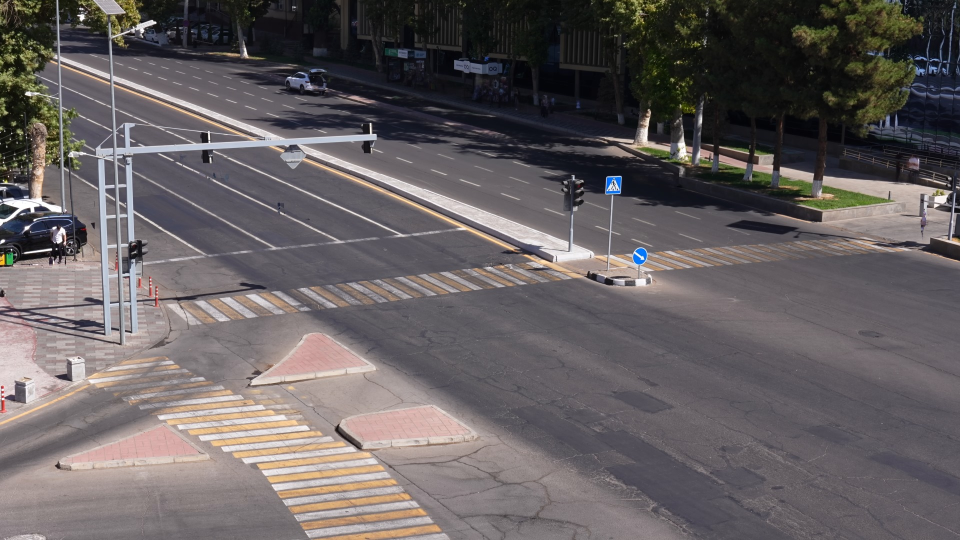
#> input picture weights/scene_frame.jpg, 1920 x 1080 px (shown at 1/2 size)
$ python -i scene.py   (imports and definitions only)   (older library calls are emulated)
#> lines starting #> are read from the running program, lines starting #| are printed output that depends on the picture
"""Scene model of the fixed camera, learned from tracks.

The camera never moves, so everything that depends on the road layout is learned
once from the sample videos (the *prior*, stored in weights/scene.json) and
refined with the statistics of the video being analysed:

* carriageway mask: cells that many distinct cars pass through;
* lane direction field: per cell histogram of vehicle headings (one vote per vehicle);
* stop likelihood: seconds of stationary vehicles per cell (signal queues, parking);
* queue heads: where the first vehicle of a queue stops (-> stop lines);
* movements: entry/exit statistics for turn analysis;
* zones: polygons/polylines (crosswalks, stop lines, solid lines, ...) that are
  either auto-suggested or drawn in the scene editor; coordinates are normalised to [0, 1].
"""
from __future__ import annotations

import json
from collections import Counter
from dataclasses import dataclass, field
from pathlib import Path

import cv2
import numpy as np

from .config import KinematicsCfg, SceneCfg
from .tracks import Track

ZONE_KINDS = ("crosswalks", "stop_lines", "solid_lines", "intersection", "u_turn_allowed",
              "no_turn", "no_stopping", "ignore", "lights")
THUMB = (96, 54)


def empty_zones() -> dict:
    return {k: [] for k in ZONE_KINDS}


# [4 lines left out: function angle_diff, not called in this run]


def region_of(x: float, y: float, w: int, h: int, n: int = 4) -> int:
    return int(min(n - 1, max(0, y / h * n))) * n + int(min(n - 1, max(0, x / w * n)))


# [10 lines left out: function movement_key, not called in this run]


@dataclass
class SceneModel:
    width: int
    height: int
    cfg: SceneCfg = field(default_factory=SceneCfg)
    seconds: float = 0.0
    n_videos: int = 0
    veh_count: np.ndarray = None
    veh_dir: np.ndarray = None
    ped_count: np.ndarray = None
    wheel_count: np.ndarray = None
    stop_time: np.ndarray = None
    queue_heads: list = field(default_factory=list)   # [x_n, y_n, dir_deg, size_n]
    movements: Counter = field(default_factory=Counter)
    zones: dict = field(default_factory=empty_zones)
    thumb: np.ndarray = None                           # grey background thumbnail (scene identity)
    background: np.ndarray = None                      # reference-view background (registration), not in JSON

    # [16 lines left out: functions __post_init__, cells, not called in this run]

    def cell_px(self) -> float:
        return self.width / self.cfg.grid_w

    def denorm(self, pts) -> np.ndarray:
        return np.asarray(pts, np.float64).reshape(-1, 2) * [self.width, self.height]

    # ------------------------------------------------------------------ learning
    # [192 lines left out: functions accumulate, _densify, _queue_heads, merged_with, derived, _derive and 3 more, not called in this run]

    def stream_of(self, pts: np.ndarray) -> np.ndarray:
        gy, gx = self.cells(pts)
        return self.derived["streams"][gy, gx]

    # [136 lines left out: functions in_polygon, in_zones, crossing_distance, in_crossing, stop_lines, _learned_stop_lines and 3 more, not called in this run]

    def save(self, path: str | Path) -> None:
        Path(path).write_text(json.dumps(self.to_json()))

    # [43 lines left out: functions load, _merge_runs, runs, not called in this run]


def thumbnail(bgr: np.ndarray) -> np.ndarray:
    return cv2.resize(cv2.cvtColor(bgr, cv2.COLOR_BGR2GRAY), THUMB, interpolation=cv2.INTER_AREA)


def _edges(gray: np.ndarray) -> np.ndarray:
    g = cv2.GaussianBlur(gray.astype(np.float32), (3, 3), 0)
    return np.hypot(cv2.Sobel(g, cv2.CV_32F, 1, 0), cv2.Sobel(g, cv2.CV_32F, 0, 1))


# [13 lines left out: functions _perp_dir, median_background, not called in this run]

>>> import cv2
>>> picture = cv2.imread('../../weights/scene_frame.jpg', cv2.IMREAD_GRAYSCALE)
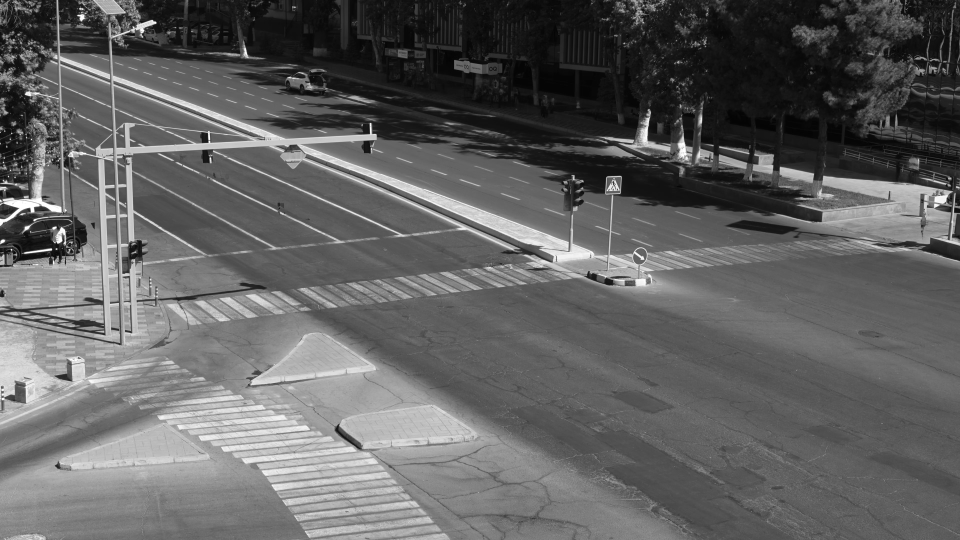
#> picture: shape (1080, 1920) (shown at 1/2 size); min 0, max 255, mean 97.3
>>> result = _edges(picture)
#> in _edges, `return np.hypot(cv2.Sobel(g, cv2.CV_32F, 1, 0), cv2.Sobel(g, cv2.CV_32..`:
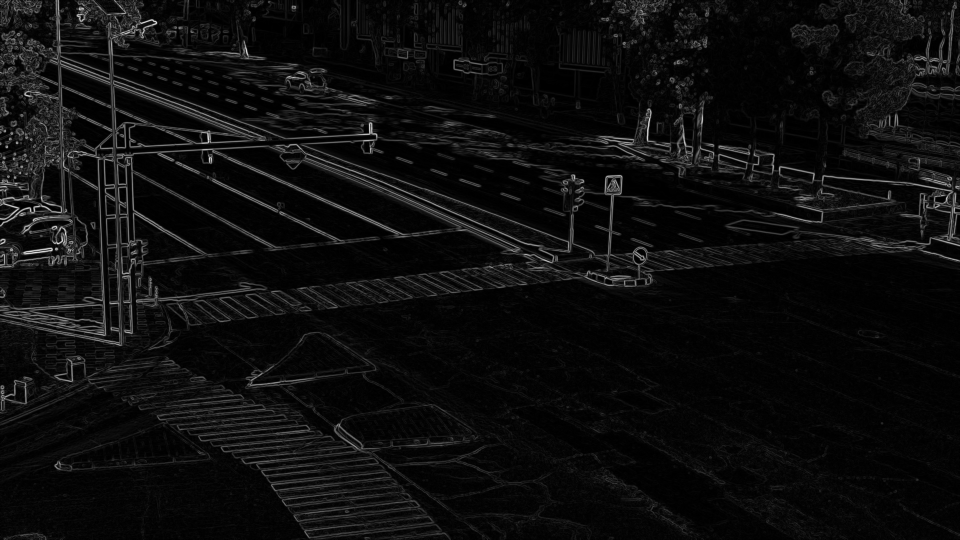
#> returned value: shape (1080, 1920) float32 (shown at 1/2 size); min 0, max 675.5, mean 36.8; drawn with min black and max white
